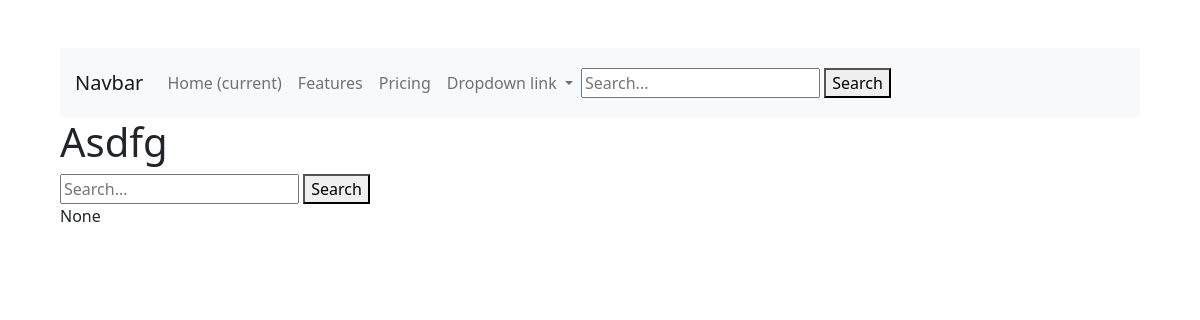
Page /posts/1/ on the earlier database version.
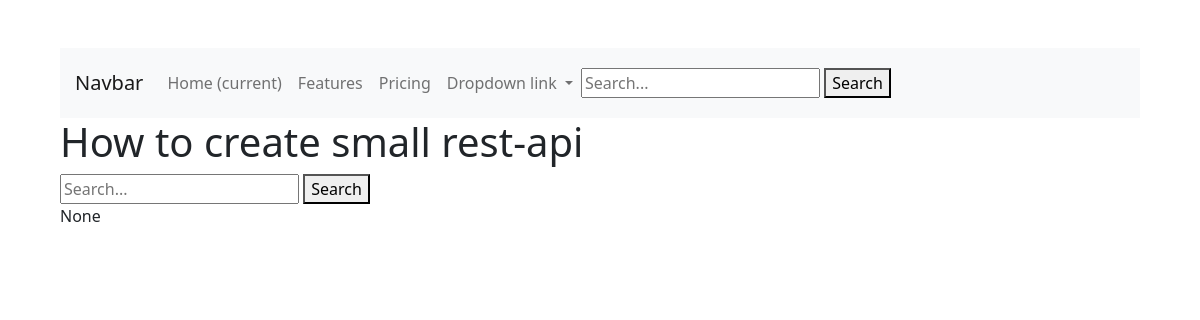
Same page on the later database version.
### posts/models.py (models this page shows, shortened)
class Post(models.Model):
    class Meta:
        verbose_name = 'Post'
        verbose_name_plural = 'Posts'
    title = models.CharField(max_length=255)
    content = RichTextField(blank=True, null=True)
    media = RichTextUploadingField(blank=True, null=True)
    pub_date = models.DateTimeField(auto_now_add=True)
    author = models.ForeignKey(Author, on_delete=models.CASCADE)
    image = models.ImageField(upload_to='posts', blank=True, null=True)
    category = models.ForeignKey(Category, on_delete=models.CASCADE, null=True, blank=True)

### posts/views.py (the view)
# urls.py: path('posts/<int:pk>/', views.post_detail, name='post_detail'),
def post_detail(request, pk):
    post = get_object_or_404(Post, pk=pk)
    query = request.GET.get('query')
    if query:
        related_posts = Post.objects.filter(Q(title__icontains=query) | Q(content__icontains=query)).exclude(pk=pk)
    else:
        related_posts = Post.objects.filter(category=post.category).exclude(pk=pk)
    context = {'post': post, 'related_posts': related_posts}
    return render(request, 'posts/post_detail.html', context)

### posts/templates/posts/post_detail.html
{% extends 'posts/base.html' %}
{% block content %}
    <h1>{{ post.title }}</h1>
    <form action="{% url 'post_detail' post.pk %}" method="get">
        <input type="text" name="query" placeholder="Search...">
        <button type="submit">Search</button>
    </form>
    <p>{{ post.content }}</p>
{% endblock %}

Differences in the rows shown:
changed Post "None": title "Asdfg" → "How to create small rest-api"
